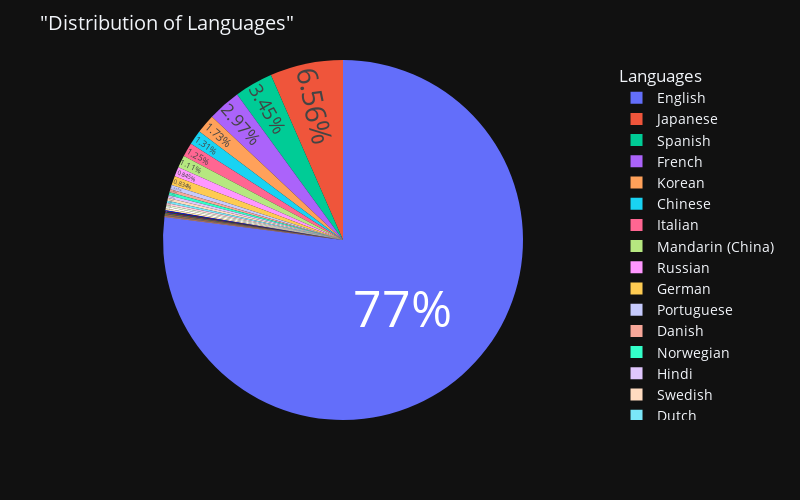

Notebook source saved alongside this figure:
### Markdown cell above
>> ### ___What is the most language that has the most number of films released?___

### Code cell
lang=  df["Original_Language"].value_counts().reset_index().rename(columns={"index":"Original_Language","Original_Language":"count"})
fig = px.pie(lang, values='count', names=lang.Original_Language,width=800,height=500)
fig.update_layout(
    title=' "Distribution of Languages" ',
    legend_title="Languages",
    font=dict(
        size=14
    )
)
fig.layout.template = 'plotly_dark'
fig.update_traces(textposition='inside',textfont_size=50)
fig.show()

### Figure 1 — Plotly figure (JSON) as saved in the notebook; plotly's stock layout.template omitted (floating-point values rounded to 4 significant figures)
{"data": [{"domain": {"x": [0, 1], "y": [0, 1]}, "hovertemplate": "Original_Language=%{label}<br>count=%{value}<extra></extra>", "labels": ["English", "Japanese", "Spanish", "French", "Korean", "Chinese", "Italian", "Mandarin (China)", "Russian", "German", "Portuguese", "Danish", "Norwegian", "Hindi", "Swedish", "Dutch", "Polish", "Thai", "Indonesian", "Turkish", "Tagalog", "Telugu", "Greek", "Finnish", "Serbian", "Czech", "Persian", "Hungarian", "Icelandic", "Romanian", "Ukrainian", "Tamil", "Arabic", "Hebrew", "Catalan", "Latin", "Norwegian Bokmål", "Bengali", "Malay", "Latvian", "Basque", "Malayalam", "Estonian"], "legendgroup": "", "name": "", "showlegend": true, "textfont": {"size": 50}, "textposition": "inside", "type": "pie", "values": [7570, 645, 339, 292, 170, 129, 123, 109, 83, 82, 37, 28, 26, 26, 23, 21, 17, 17, 15, 15, 8, 6, 5, 5, 5, 4, 3, 3, 2, 2, 2, 2, 2, 2, 1, 1, 1, 1, 1, 1, 1, 1, 1]}], "layout": {"font": {"size": 14}, "height": 500, "legend": {"title": {"text": "Languages"}, "tracegroupgap": 0}, "margin": {"t": 60}, "title": {"text": " \"Distribution of Languages\" "}, "width": 800}}
